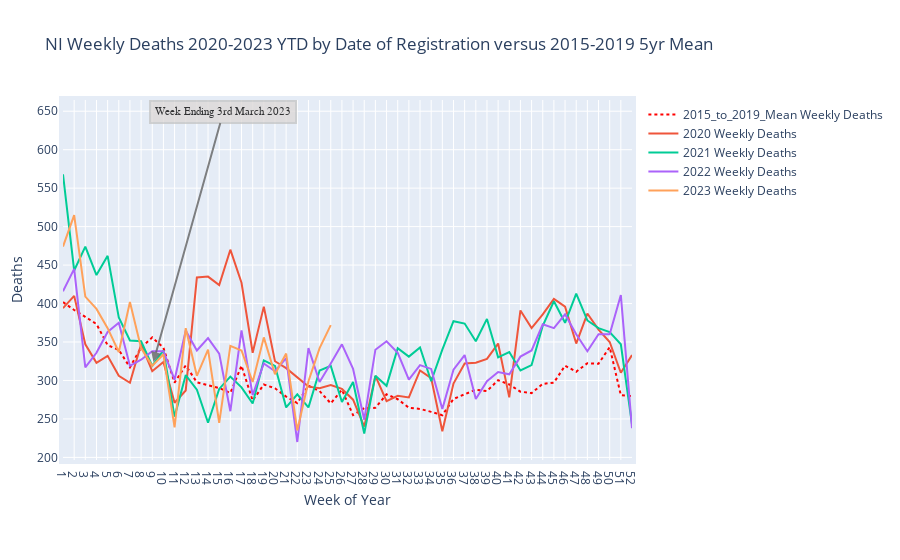

Notebook source saved alongside this figure:
### Markdown cell above
## Weekly Deaths for 2020-2023 against 2015-2019 Average

### Code cell
import plotly.graph_objects as go
import plotly.io as pio
from plotly.subplots import make_subplots

fig_deaths_trends = make_subplots(specs=[[{"secondary_y": False}]])

years = ['2015_to_2019_Mean', '2020', '2021', '2022', '2023']

for year in years:
    fig_deaths_trends.add_trace(
        go.Scatter(x=all_weekly_deaths_df['Registration_Week'], 
                   y=all_weekly_deaths_df[year].loc[0:(analysis_end_week - 1)] if year == "2023" else all_weekly_deaths_df[year], 
                   name=f"{year} Weekly Deaths", 
                   line_color = "red" if year == "2015_to_2019_Mean" else None, 
                   line_dash = "dot" if year == "2015_to_2019_Mean" else None),
        secondary_y=False,
    )

layout = go.Layout(
    height=800,
    margin=dict(l=50, r=50, b=100, t=100, pad=4),
    title=dict(text="NI Weekly Deaths 2020-2023 YTD by Date of Registration versus 2015-2019 5yr Mean"),
    xaxis=dict(title_text="Week of Year", type='category', tickmode = 'linear', tick0 = 1, dtick = 1), 
    yaxis=dict(title_text="Deaths"),
    annotations=[dict(
        x='8.1',
        y=324,
        xref="x",
        yref="y",
        text="Week Ending 3rd March 2023",
        showarrow=True,
        font=dict(family="Arial", size=11, color="#020202"),
        align="left",
        arrowhead=2,
        arrowsize=1,
        arrowwidth=2,
        arrowcolor="#636363",
        ax=70,
        ay=-250,
        bordercolor="#c7c7c7",
        borderwidth=2,
        borderpad=4,
        bgcolor="#ddd9d8 ",
        opacity=0.8
        )]
)
fig_deaths_trends = go.Figure(data=fig_deaths_trends.data, layout=layout)
fig_deaths_trends.show()
#pio.write_image(fig_deaths_trends, f'data/outbound/deaths/weekly/Deaths_for_2020-2023(Week {analysis_end_week}).png', width=1800, height=1000)

### Figure 1 — Plotly figure (JSON) as saved in the notebook; plotly's stock layout.template omitted (floating-point values rounded to 4 significant figures)
{"data": [{"line": {"color": "red", "dash": "dot"}, "name": "2015_to_2019_Mean Weekly Deaths", "type": "scatter", "x": [1, 2, 3, 4, 5, 6, 7, 8, 9, 10, 11, 12, 13, 14, 15, 16, 17, 18, 19, 20, 21, 22, 23, 24, 25, 26, 27, 28, 29, 30, 31, 32, 33, 34, 35, 36, 37, 38, 39, 40, 41, 42, 43, 44, 45, 46, 47, 48, 49, 50, 51, 52], "xaxis": "x", "y": [401.8, 391.6, 382.6, 373.4, 345.8, 339.8, 317, 342.8, 356, 342.6, 297.2, 319.6, 297.6, 294, 290.2, 283.8, 319.2, 273.8, 294.8, 289.8, 279, 270.6, 293.2, 286.2, 270.2, 288, 255, 264, 264.4, 282, 275.6, 264.6, 263, 259.2, 254.8, 276, 282.4, 288, 286.2, 300.4, 294.8, 285.4, 283.6, 295.6, 297.2, 319.2, 311.4, 322.4, 321.8, 343.4, 280.8, 279.6], "yaxis": "y"}, {"name": "2020 Weekly Deaths", "type": "scatter", "x": [1, 2, 3, 4, 5, 6, 7, 8, 9, 10, 11, 12, 13, 14, 15, 16, 17, 18, 19, 20, 21, 22, 23, 24, 25, 26, 27, 28, 29, 30, 31, 32, 33, 34, 35, 36, 37, 38, 39, 40, 41, 42, 43, 44, 45, 46, 47, 48, 49, 50, 51, 52], "xaxis": "x", "y": [394, 410, 347, 323, 332, 306, 297, 347, 312, 324, 271, 287, 434, 435, 424, 470, 427, 336, 396, 325, 316, 304, 292, 290, 294, 289, 275, 240, 306, 273, 280, 278, 313, 303, 234, 296, 322, 323, 328, 348, 278, 391, 368, 386, 406, 396, 348, 387, 366, 350, 310, 333], "yaxis": "y"}, {"name": "2021 Weekly Deaths", "type": "scatter", "x": [1, 2, 3, 4, 5, 6, 7, 8, 9, 10, 11, 12, 13, 14, 15, 16, 17, 18, 19, 20, 21, 22, 23, 24, 25, 26, 27, 28, 29, 30, 31, 32, 33, 34, 35, 36, 37, 38, 39, 40, 41, 42, 43, 44, 45, 46, 47, 48, 49, 50, 51, 52], "xaxis": "x", "y": [568, 443, 474, 437, 462, 382, 352, 351, 319, 339, 253, 307, 288, 245, 289, 305, 291, 270, 326, 319, 265, 282, 265, 313, 319, 272, 298, 231, 306, 293, 342, 331, 343, 299, 340, 377, 374, 351, 380, 330, 337, 313, 320, 371, 403, 375, 413, 378, 368, 363, 347, 243], "yaxis": "y"}, {"name": "2022 Weekly Deaths", "type": "scatter", "x": [1, 2, 3, 4, 5, 6, 7, 8, 9, 10, 11, 12, 13, 14, 15, 16, 17, 18, 19, 20, 21, 22, 23, 24, 25, 26, 27, 28, 29, 30, 31, 32, 33, 34, 35, 36, 37, 38, 39, 40, 41, 42, 43, 44, 45, 46, 47, 48, 49, 50, 51, 52], "xaxis": "x", "y": [416, 445, 317, 336, 363, 375, 319, 327, 338, 338, 301, 365, 339, 355, 335, 260, 365, 281, 322, 312, 329, 220, 342, 298, 322, 347, 315, 249, 340, 351, 336, 301, 320, 315, 263, 314, 333, 276, 299, 311, 308, 331, 339, 373, 368, 386, 360, 338, 360, 360, 411, 238], "yaxis": "y"}, {"name": "2023 Weekly Deaths", "type": "scatter", "x": [1, 2, 3, 4, 5, 6, 7, 8, 9, 10, 11, 12, 13, 14, 15, 16, 17, 18, 19, 20, 21, 22, 23, 24, 25, 26, 27, 28, 29, 30, 31, 32, 33, 34, 35, 36, 37, 38, 39, 40, 41, 42, 43, 44, 45, 46, 47, 48, 49, 50, 51, 52], "xaxis": "x", "y": [474, 515, 409, 393, 368, 337, 402, 342, 319, 334, 239, 368, 306, 340, 245, 345, 339, 298, 356, 308, 335, 235, 299, 342, 372], "yaxis": "y"}], "layout": {"annotations": [{"align": "left", "arrowcolor": "#636363", "arrowhead": 2, "arrowsize": 1, "arrowwidth": 2, "ax": 70, "ay": -250, "bgcolor": "#ddd9d8 ", "bordercolor": "#c7c7c7", "borderpad": 4, "borderwidth": 2, "font": {"color": "#020202", "family": "Arial", "size": 11}, "opacity": 0.8, "showarrow": true, "text": "Week Ending 3rd March 2023", "x": "8.1", "xref": "x", "y": 324, "yref": "y"}], "autosize": true, "margin": {"b": 100, "l": 50, "pad": 4, "r": 50, "t": 100}, "title": {"text": "NI Weekly Deaths 2020-2023 YTD by Date of Registration versus 2015-2019 5yr Mean"}, "xaxis": {"autorange": true, "dtick": 1, "range": [0, 51], "tick0": 1, "tickmode": "linear", "title": {"text": "Week of Year"}, "type": "category"}, "yaxis": {"autorange": true, "range": [200.7, 587.3], "title": {"text": "Deaths"}, "type": "linear"}}}
